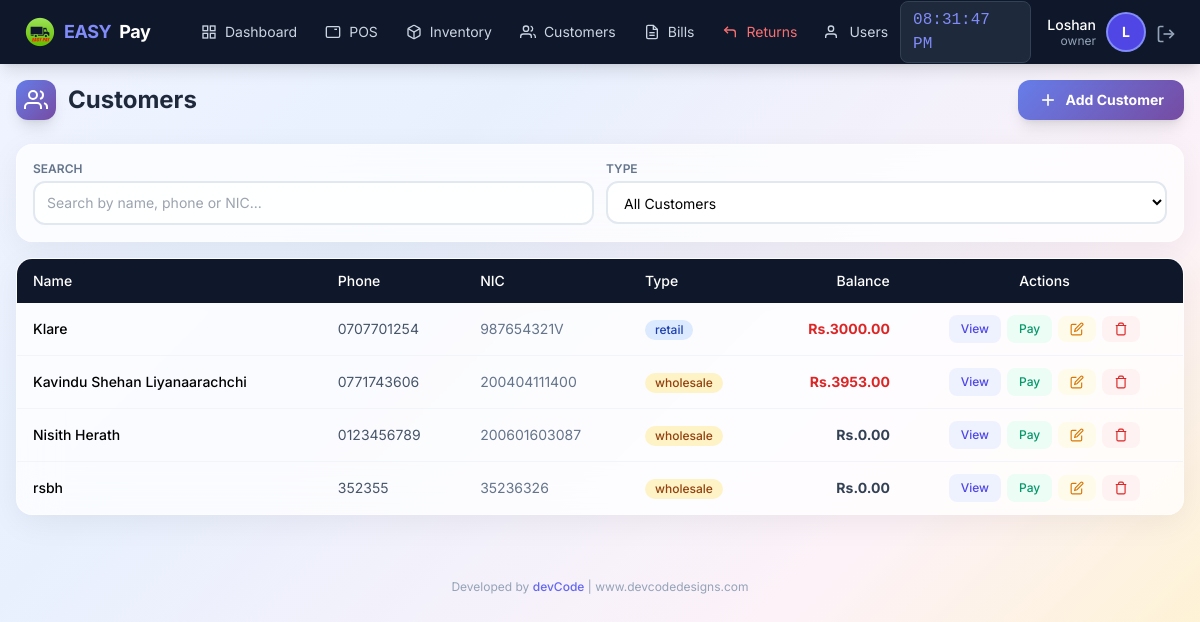
Page /customer/list (signed in) on the committed database.
### app/models/user.py (models this page shows, shortened)
class User(UserMixin, db.Model):
    __tablename__ = 'users'
    id = db.Column(db.Integer, primary_key=True)
    username = db.Column(db.String(50), unique=True, nullable=False)
    email = db.Column(db.String(120), unique=True, nullable=False)
    password_hash = db.Column(db.String(255), nullable=False)
    role = db.Column(db.String(20), default='staff')  # owner, manager, staff
    is_active = db.Column(db.Boolean, default=True)
    created_at = db.Column(db.DateTime, default=datetime.now)
    last_login = db.Column(db.DateTime)
    orders = db.relationship('Order', backref='cashier_rel', lazy=True, foreign_keys='Order.user_id')

### app/models/customer.py (models this page shows, shortened)
class Customer(db.Model):
    __tablename__ = 'customers'
    id = db.Column(db.Integer, primary_key=True)
    name = db.Column(db.String(100), nullable=False)
    phone = db.Column(db.String(20), unique=True, nullable=False)
    email = db.Column(db.String(120))
    address = db.Column(db.Text)
    nic = db.Column(db.String(20), unique=True, nullable=False)  # National ID Card - mandatory & unique
    customer_type = db.Column(db.String(20), default='retail')
    balance = db.Column(db.Float, default=0.0)
    total_purchases = db.Column(db.Float, default=0.0)
    total_paid = db.Column(db.Float, default=0.0)
    is_active = db.Column(db.Boolean, default=True)
    notes = db.Column(db.Text)
    created_at = db.Column(db.DateTime, default=datetime.now)
    updated_at = db.Column(db.DateTime, default=datetime.now, onupdate=datetime.now)
    orders = db.relationship('Order', backref='customer_rel', lazy=True)
    payments = db.relationship('Payment', backref='customer_rel', lazy=True)

### app/routes/customer.py (the view)
@customer_bp.route('/list')
@login_required
def list_customers():
    customers = Customer.query.filter_by(is_active=True).order_by(Customer.customer_type, Customer.name).all()
    return render_template('customer/list.html', customers=customers)

### app/models/user.py (called while the page is built)
@login_manager.user_loader
def load_user(user_id):
    return User.query.get(int(user_id))

### app/templates/customer/list.html (shortened to what this page needs)
{% extends "base.html" %}
{% block content %}
<div class="max-w-7xl mx-auto px-2 sm:px-4 py-3 sm:py-4">
    <div class="flex flex-col sm:flex-row justify-between items-start sm:items-center gap-2 sm:gap-3 mb-4 sm:mb-6">
        <h1 class="text-lg sm:text-2xl font-bold text-slate-800 flex items-center gap-2 sm:gap-3">
            <span class="w-8 h-8 sm:w-10 sm:h-10 gradient-indigo rounded-lg sm:rounded-xl flex items-center justify-center shadow-lg flex-shrink-0">
                <svg class="w-4 h-4 sm:w-6 sm:h-6 text-white" viewBox="0 0 24 24" fill="none" stroke="currentColor" stroke-width="2">
                    <path d="M17 21v-2a4 4 0 0 0-4-4H5a4 4 0 0 0-4 4v2"></path>
                    <circle cx="9" cy="7" r="4"></circle>
                    <path d="M23 21v-2a4 4 0 0 0-3-3.87"></path>
                    <path d="M16 3.13a4 4 0 0 1 0 7.75"></path>
                </svg>
            </span>
            <span class="xs:hidden">Customers</span>
        </h1>
        <button onclick="showAddCustomer()" class="gradient-indigo text-white px-3 sm:px-5 py-2 sm:py-2.5 rounded-xl font-bold hover:opacity-90 transition flex items-center gap-1.5 sm:gap-2 shadow-lg text-xs sm:text-sm w-full sm:w-auto justify-center">
            <svg class="w-4 h-4 sm:w-5 sm:h-5" viewBox="0 0 24 24" fill="none" stroke="currentColor" stroke-width="2">
                <line x1="12" y1="5" x2="12" y2="19"></line>
                <line x1="5" y1="12" x2="19" y2="12"></line>
            </svg>
            Add Customer
        </button>
    </div>
    <div class="glass-card rounded-xl sm:rounded-2xl p-3 sm:p-4 mb-3 sm:mb-4">
        <div class="grid grid-cols-1 sm:grid-cols-2 gap-2 sm:gap-3">
            <div>
                <label class="block text-[10px] sm:text-xs font-semibold text-slate-500 uppercase mb-1">Search</label>
                <input type="text" id="custSearch" class="w-full border-2 border-slate-200 rounded-lg sm:rounded-xl px-2 sm:px-3 py-1.5 sm:py-2.5 text-xs sm:text-sm bg-white/80 focus:border-indigo-400 focus:outline-none"
                       placeholder="Search by name, phone or NIC..." onkeyup="filterTable()">
            </div>
            <div>
                <label class="block text-[10px] sm:text-xs font-semibold text-slate-500 uppercase mb-1">Type</label>
                <select id="typeFilter" class="w-full border-2 border-slate-200 rounded-lg sm:rounded-xl px-2 sm:px-3 py-1.5 sm:py-2.5 text-xs sm:text-sm bg-white/80 focus:border-indigo-400 focus:outline-none" onchange="filterTable()">
                    <option value="all">All Customers</option>
                </select>
            </div>
        </div>
    </div>
    <div class="hidden lg:block glass-card rounded-2xl overflow-hidden">
        <div class="overflow-x-auto">
            <table class="w-full text-sm" id="custTable">
                <thead>
                    <tr class="bg-slate-900 text-white">
                        <th class="px-4 py-3 text-left font-medium">Name</th>
                        <th class="px-4 py-3 text-left font-medium">Phone</th>
                        <th class="px-4 py-3 text-left font-medium">NIC</th>
                        <th class="px-4 py-3 text-left font-medium">Type</th>
                        <th class="px-4 py-3 text-right font-medium">Balance</th>
                        <th class="px-4 py-3 text-center font-medium">Actions</th>
                    </tr>
                </thead>
                <tbody class="divide-y divide-slate-100">
                    {% for customer in customers %}
                    <tr class="hover:bg-slate-50 transition customer-row" data-type="{{ customer.customer_type }}">
                        <td class="px-4 py-3 font-medium">{{ customer.name }}</td>
                        <td class="px-4 py-3 text-slate-600">{{ customer.phone }}</td>
                        <td class="px-4 py-3 text-slate-500">{{ customer.nic or '-' }}</td>
                        <td class="px-4 py-3">
                            <span class="inline-flex items-center px-2.5 py-0.5 rounded-full text-xs font-medium {{ 'bg-amber-100 text-amber-800' if customer.customer_type == 'wholesale' else 'bg-blue-100 text-blue-800' }}">
                                {{ customer.customer_type }}
                            </span>
                        </td>
                        <td class="px-4 py-3 text-right font-bold {{ 'text-red-600' if customer.balance > 0 else 'text-slate-700' }}">Rs.{{ "%.2f"|format(customer.balance) }}</td>
                        <td class="px-4 py-3">
                            <div class="flex items-center justify-center gap-1.5">
                                <button onclick="viewCustomer({{ customer.id }})" class="px-3 py-1.5 bg-indigo-50 text-indigo-600 text-xs font-medium rounded-lg hover:bg-indigo-100">View</button>
                                <button onclick="showPayment({{ customer.id }}, '{{ customer.name }}', {{ customer.balance }})" class="px-3 py-1.5 bg-emerald-50 text-emerald-600 text-xs font-medium rounded-lg hover:bg-emerald-100">Pay</button>
                                {% if current_user.role in ['owner','manager'] %}
                                <button onclick="editCustomer({{ customer.id }})" class="px-3 py-1.5 bg-amber-50 text-amber-600 text-xs font-medium rounded-lg hover:bg-amber-100">
                                    <svg class="w-3.5 h-3.5" viewBox="0 0 24 24" fill="none" stroke="currentColor" stroke-width="2"><path d="M11 4H4a2 2 0 0 0-2 2v14a2 2 0 0 0 2 2h14a2 2 0 0 0 2-2v-7"></path><path d="M18.5 2.5a2.121 2.121 0 0 1 3 3L12 15l-4 1 1-4 9.5-9.5z"></path></svg>
                                </button>
                                {% endif %}
                                {% if current_user.role in ['owner','manager'] %}
                                <button onclick="confirmDelete({{ customer.id }}, '{{ customer.name }}')" class="px-3 py-1.5 bg-red-50 text-red-600 text-xs font-medium rounded-lg hover:bg-red-100">
                                    <svg class="w-3.5 h-3.5" viewBox="0 0 24 24" fill="none" stroke="currentColor" stroke-width="2"><polyline points="3 6 5 6 21 6"></polyline><path d="M19 6v14a2 2 0 0 1-2 2H7a2 2 0 0 1-2-2V6m3 0V4a2 2 0 0 1 2-2h4a2 2 0 0 1 2 2v2"></path></svg>
                                </button>
                                {% endif %}
                            </div>
                        </td>
                    </tr>
                    {% else %}
                    <tr><td colspan="6" class="px-4 py-8 text-center text-slate-400">No customers found</td></tr>
                    {% endfor %}
                </tbody>
            </table>
        </div>
    </div>
</div>
{% endblock %}

### app/templates/base.html (shortened to what this page needs)
<!DOCTYPE html>
<html lang="en">
<head>
    <script src="https://cdn.tailwindcss.com"></script>
</head>
<body class="bg-slate-100 min-h-screen">
    <nav class="bg-slate-900 text-white shadow-lg fixed top-0 left-0 right-0 z-50">
        <div class="flex justify-between items-center px-4 lg:px-6 h-16">
            <div class="flex items-center gap-6">
                <a href="{{ url_for('pos.dashboard') }}" class="flex items-center gap-2 text-lg font-bold tracking-tight">
                    <img src="{{ url_for('static', filename='img/easypay-logo.png') }}"
                        alt="EASY PAY"
                        class="w-8 h-8 object-contain">
                    <span class="text-indigo-400">EASY</span>Pay
                </a>
                {% if current_user.is_authenticated %}
                <div class="hidden lg:flex items-center gap-1 ml-4">
                    <a href="{{ url_for('pos.dashboard') }}" class="nav-link px-3 py-2 text-sm text-slate-300 hover:text-white flex items-center gap-2">
                        <svg class="icon-sm" viewBox="0 0 24 24" fill="none" stroke="currentColor" stroke-width="2">
                            <rect x="3" y="3" width="7" height="7"></rect><rect x="14" y="3" width="7" height="7"></rect>
                            <rect x="14" y="14" width="7" height="7"></rect><rect x="3" y="14" width="7" height="7"></rect>
                        </svg>
                        Dashboard
                    </a>
                    <a href="{{ url_for('pos.terminal') }}" class="nav-link px-3 py-2 text-sm text-slate-300 hover:text-white flex items-center gap-2">
                        <svg class="icon-sm" viewBox="0 0 24 24" fill="none" stroke="currentColor" stroke-width="2">
                            <rect x="2" y="4" width="20" height="16" rx="2"></rect>
                            <line x1="6" y1="8" x2="6" y2="8"></line><line x1="10" y1="8" x2="10" y2="8"></line>
                            <line x1="14" y1="8" x2="18" y2="8"></line>
                        </svg>
                        POS
                    </a>
                    {% if current_user.role in ['owner','manager'] %}
                    <a href="{{ url_for('inventory.manage') }}" class="nav-link px-3 py-2 text-sm text-slate-300 hover:text-white flex items-center gap-2">
                        Inventory
                    </a>
                    {% endif %}
                    <a href="{{ url_for('customer.list_customers') }}" class="nav-link px-3 py-2 text-sm text-slate-300 hover:text-white flex items-center gap-2">
                        <svg class="icon-sm" viewBox="0 0 24 24" fill="none" stroke="currentColor" stroke-width="2">
                            <path d="M17 21v-2a4 4 0 0 0-4-4H5a4 4 0 0 0-4 4v2"></path>
                            <circle cx="9" cy="7" r="4"></circle>
                            <path d="M23 21v-2a4 4 0 0 0-3-3.87"></path>
                            <path d="M16 3.13a4 4 0 0 1 0 7.75"></path>
                        </svg>
                        Customers
                    </a>
                    <a href="{{ url_for('pos.bills') }}" class="nav-link px-3 py-2 text-sm text-slate-300 hover:text-white flex items-center gap-2">
                        <svg class="icon-sm" viewBox="0 0 24 24" fill="none" stroke="currentColor" stroke-width="2">
                            <path d="M14 2H6a2 2 0 0 0-2 2v16a2 2 0 0 0 2 2h12a2 2 0 0 0 2-2V8z"></path>
                            <polyline points="14 2 14 8 20 8"></polyline>
                            <line x1="16" y1="13" x2="8" y2="13"></line><line x1="16" y1="17" x2="8" y2="17"></line>
                        </svg>
                        Bills
                    </a>
                    <a href="{{ url_for('pos.returns') }}" class="nav-link px-3 py-2 text-sm text-red-400 hover:text-red-300 flex items-center gap-2">
                        <svg class="icon-sm" viewBox="0 0 24 24" fill="none" stroke="currentColor" stroke-width="2">
                            <polyline points="9 14 4 9 9 4"></polyline>
                            <path d="M20 20v-7a4 4 0 0 0-4-4H4"></path>
                        </svg>
                        Returns
                    </a>
                    {% if current_user.role == 'owner' %}
                    <a href="{{ url_for('auth.manage_users') }}" class="nav-link px-3 py-2 text-sm text-slate-300 hover:text-white flex items-center gap-2">
                        <svg class="icon-sm" viewBox="0 0 24 24" fill="none" stroke="currentColor" stroke-width="2">
                            <path d="M17 21v-2a4 4 0 0 0-4-4H5a4 4 0 0 0-4 4v2"></path>
                            <circle cx="9" cy="7" r="4"></circle>
                        </svg>
                        Users
                    </a>
                    {% endif %}
                </div>
                {% endif %}
            </div>
            {% if current_user.is_authenticated %}
            <div class="flex items-center gap-4">
                <span id="liveClock" class="hidden sm:block text-base font-mono bg-slate-800 px-3 py-1.5 rounded-lg text-indigo-400 border border-slate-700"></span>
                <div class="flex items-center gap-3">
                    <div class="hidden sm:block text-right">
                        <p class="text-sm font-medium leading-tight">{{ current_user.username|capitalize }}</p>
                        <p class="text-xs text-slate-400 leading-tight">{{ current_user.role }}</p>
                    </div>
                    <div class="w-9 h-9 bg-indigo-600 rounded-full flex items-center justify-center text-sm font-bold ring-2 ring-indigo-400">
                        {{ current_user.username[0]|upper }}
                    </div>
                    <a href="{{ url_for('auth.logout') }}" class="text-slate-400 hover:text-red-400 transition" title="Logout">
                        <svg class="icon" viewBox="0 0 24 24" fill="none" stroke="currentColor" stroke-width="2">
                            <path d="M9 21H5a2 2 0 0 1-2-2V5a2 2 0 0 1 2-2h4"></path>
                            <polyline points="16 17 21 12 16 7"></polyline>
                            <line x1="21" y1="12" x2="9" y2="12"></line>
                        </svg>
                    </a>
                </div>
            </div>
            {% endif %}
        </div>
    </nav>
    <div class="pt-16 pb-20 lg:pb-4">
        {% block content %}{% endblock %}
        <footer class="max-w-7xl mx-auto px-4 py-4 text-center text-xs text-slate-400 mt-8">
            Developed by <a href="https://www.devcodedesigns.com" target="_blank" class="text-indigo-500 hover:text-indigo-700 font-medium">devCode</a> | www.devcodedesigns.com
        </footer>
    </div>
</body>
</html>

### app/templates/base.html (style rules this page uses)
body { font-family: 'Inter', system-ui, sans-serif; }
.nav-link { transition: all 0.2s; }
.icon { width: 20px; height: 20px; display: inline-block; vertical-align: middle; }
.icon-sm { width: 16px; height: 16px; }

### app/templates/customer/list.html (style rules this page uses)
body { background: linear-gradient(135deg, #f0f4ff 0%, #e8f0fe 30%, #fdf2f8 70%, #fef3c7 100%); min-height: 100vh; }
.glass-card { background: rgba(255, 255, 255, 0.75); backdrop-filter: blur(20px); -webkit-backdrop-filter: blur(20px); border: 1px solid rgba(255, 255, 255, 0.4); box-shadow: 0 8px 32px rgba(0, 0, 0, 0.06); }
.gradient-indigo { background: linear-gradient(135deg, #667eea 0%, #764ba2 100%); }

### rows in the picture
User: username "Loshan", role "owner", username "L"
Customer: name "Klare", phone "0707701254", nic "987654321V", customer_type "retail", balance "3000.00"
Customer: name "Kavindu Shehan Liyanaarachchi", phone "0771743606", nic "200404111400", customer_type "wholesale", balance "3953.00"
Customer: name "Nisith Herath", phone "0123456789", nic "200601603087", customer_type "wholesale", balance "0.00"
Customer: name "rsbh", phone "352355", nic "35236326", customer_type "wholesale", balance "0.00"
